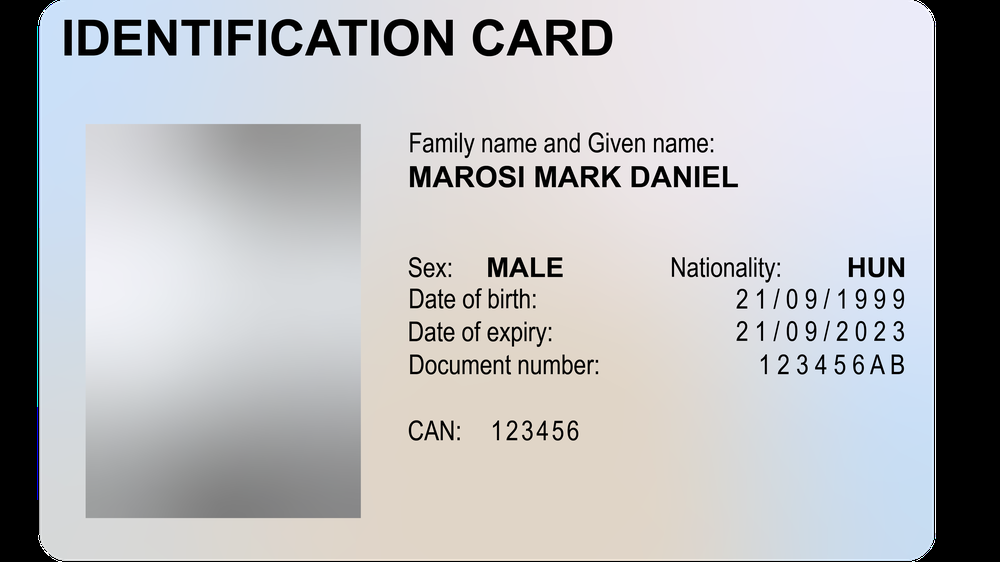
#> input picture id_card_digitizer/example_id_card.png, 1000 x 562 px, shrunk from 5760 x 3240 before the run
$ python -i ImagePreprocessor.py   (imports and definitions only)
#> lines starting #> are read from the running program, lines starting #| are printed output that depends on the picture; after the words box and inside, x2 and y2 are one past the last pixel; in counts of white or black regions, pixels touching at a corner belong together
import cv2


def preprocess_image(img):
    grayscale_img = convert_to_grayscale_image(img)
    de_noised_img = remove_noise(grayscale_img)
    threshold_img = threshold_image(de_noised_img)

    return threshold_img


def convert_to_grayscale_image(image):
    return cv2.cvtColor(image, cv2.COLOR_RGB2GRAY)
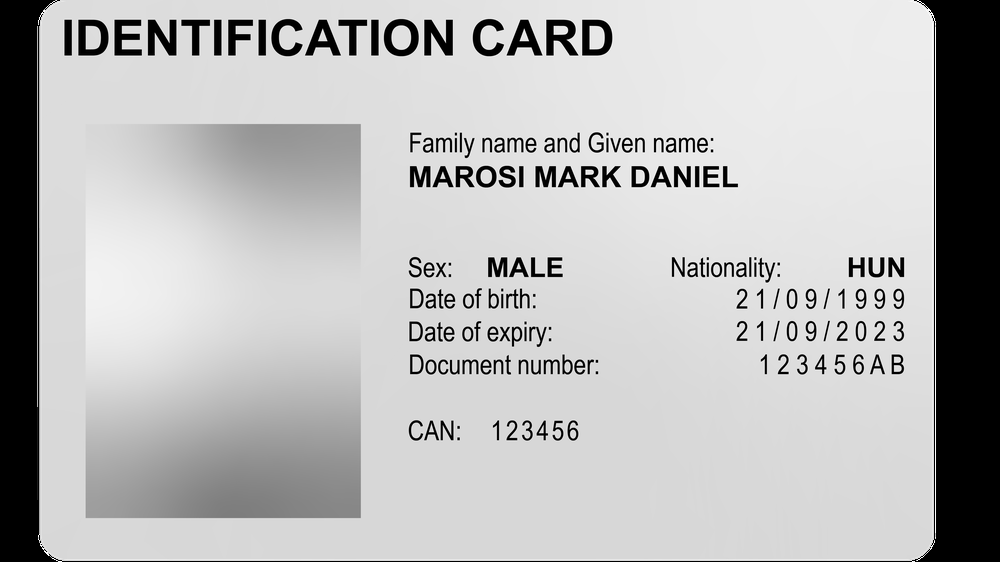
#> returned value: shape (562, 1000); min 0, max 255, mean 184.6


def remove_noise(image):
    return cv2.medianBlur(image, 5)
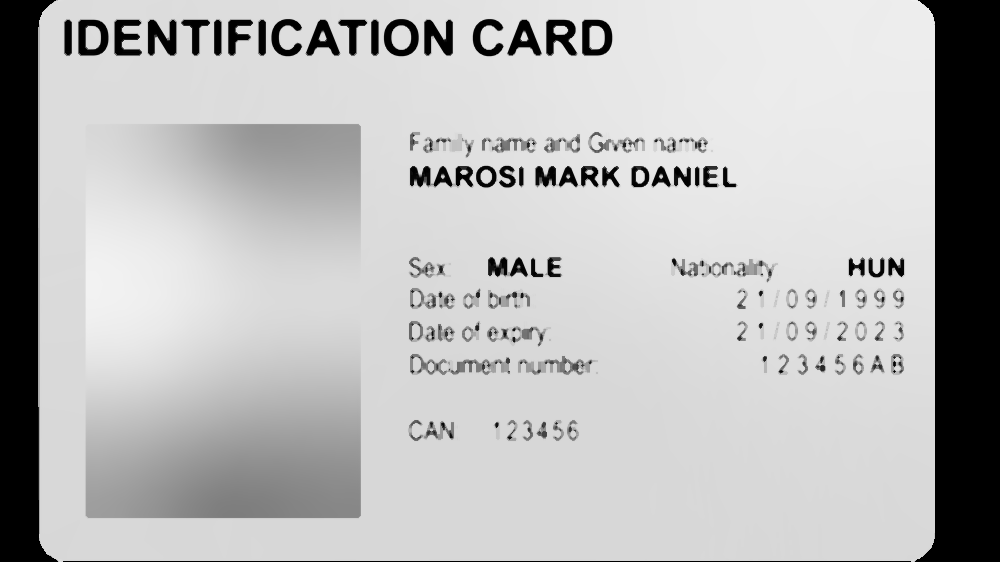
#> returned value: shape (562, 1000); min 0, max 242, mean 185.9


def threshold_image(image):
    return cv2.threshold(image, 0, 255, cv2.THRESH_BINARY)[1]
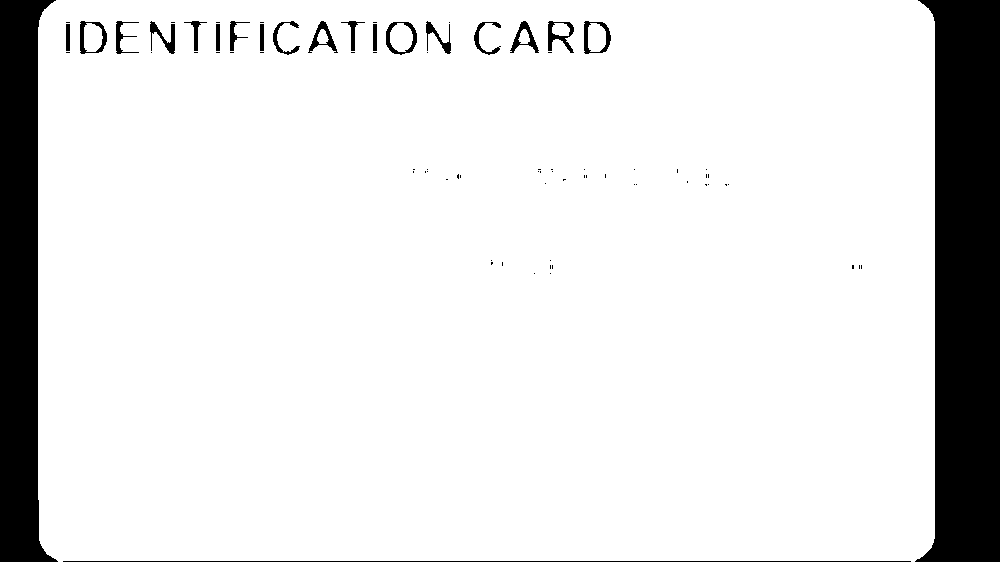
#> returned value: shape (562, 1000); 88.7% white; 79 black regions (58 under 20 px), largest, box (x1, y1, x2, y2) and area: (915, 0, 1000, 562) 36840, (0, 0, 58, 562) 21737, (63, 561, 911, 562) 848


def show_image(img):
    cv2.namedWindow("output", cv2.WINDOW_NORMAL)
    cv2.imshow("output", img)
    cv2.waitKey(0)
    cv2.destroyAllWindows()


def read_image(path):
    return cv2.imread(path)

>>> import cv2
>>> picture = cv2.cvtColor(cv2.imread('../example_id_card.png'), cv2.COLOR_BGR2RGB)
>>> result = preprocess_image(picture)
